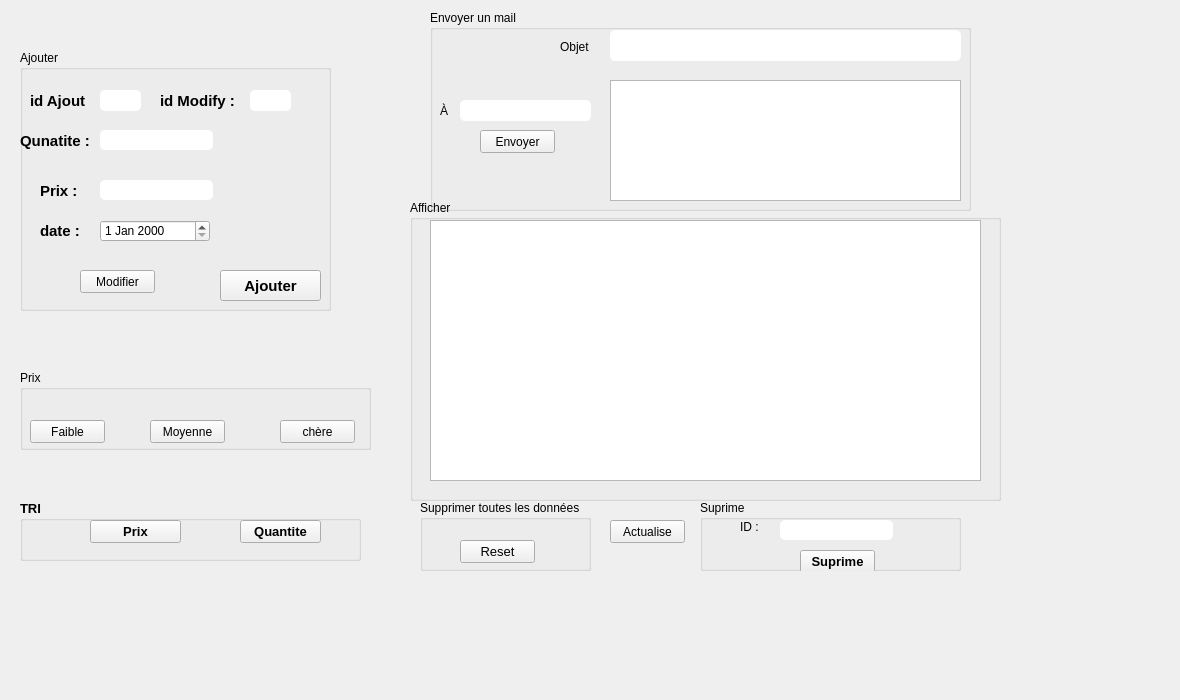
   <widget class="QWidget" name="tab">
    <attribute name="title">
     <string>Medicament</string>
    </attribute>
    <widget class="QGroupBox" name="groupBox_3">
     <property name="geometry">
      <rect>
       <x>20</x>
       <y>50</y>
       <width>311</width>
       <height>261</height>
      </rect>
     </property>
     <property name="title">
      <string>Ajouter</string>
     </property>
     <widget class="QLabel" name="label_9">
      <property name="geometry">
       <rect>
        <x>20</x>
        <y>130</y>
        <width>61</width>
        <height>21</height>
       </rect>
      </property>
      <property name="font">
       <font>
        <pointsize>11</pointsize>
        <weight>75</weight>
        <bold>true</bold>
       </font>
      </property>
      <property name="text">
       <string>Prix :</string>
      </property>
     </widget>
     <widget class="QLabel" name="label_10">
      <property name="geometry">
       <rect>
        <x>0</x>
        <y>80</y>
        <width>81</width>
        <height>21</height>
       </rect>
      </property>
      <property name="font">
       <font>
        <pointsize>11</pointsize>
        <weight>75</weight>
        <bold>true</bold>
       </font>
      </property>
      <property name="text">
       <string>Qunatite :</string>
      </property>
     </widget>
     <widget class="QLineEdit" name="_id_m">
      <property name="geometry">
       <rect>
        <x>80</x>
        <y>40</y>
        <width>41</width>
        <height>21</height>
       </rect>
      </property>
      <property name="styleSheet">
       <string notr="true">QLineEdit{
    background-color: white;
    box-shadow: 2px 0.5px 5px 1px inset black;
    border-radius: 5px;
    width: 70%;
    padding-right: 10px;
    padding-left: 10px;
    text-align: left;
    color: #000;
    font-size:inherit;
    font-family: Arial, Helvetica, sans-serif;  
    font-weight:normal;
    font-variant:normal;
}
QLineEdit::hover{  color: black ;
background-color:orange;}
QLineEdit::focus{  color: black ;
background-color:white;}</string>
      </property>
     </widget>
     <widget class="QLineEdit" name="Prix">
      <property name="geometry">
       <rect>
        <x>80</x>
        <y>80</y>
        <width>113</width>
        <height>20</height>
       </rect>
      </property>
      <property name="styleSheet">
       <string notr="true">QLineEdit{
    background-color: white;
    box-shadow: 2px 0.5px 5px 1px inset black;
    border-radius: 5px;
    width: 70%;
    padding-right: 10px;
    padding-left: 10px;
    text-align: left;
    color: #000;
    font-size:inherit;
    font-family: Arial, Helvetica, sans-serif;  
    font-weight:normal;
    font-variant:normal;
}
QLineEdit::hover{  color: black ;
background-color:orange;}
QLineEdit::focus{  color: black ;
background-color:white;}</string>
      </property>
     </widget>
     <widget class="QLineEdit" name="_Quantite">
      <property name="geometry">
       <rect>
        <x>80</x>
        <y>130</y>
        <width>113</width>
        <height>20</height>
       </rect>
      </property>
      <property name="styleSheet">
       <string notr="true">QLineEdit{
    background-color: white;
    box-shadow: 2px 0.5px 5px 1px inset black;
    border-radius: 5px;
    width: 70%;
    padding-right: 10px;
    padding-left: 10px;
    text-align: left;
    color: #000;
    font-size:inherit;
    font-family: Arial, Helvetica, sans-serif;  
    font-weight:normal;
    font-variant:normal;
}
QLineEdit::hover{  color: black ;
background-color:orange;}
QLineEdit::focus{  color: black ;
background-color:white;}</string>
      </property>
     </widget>
     <widget class="QLabel" name="label_11">
      <property name="geometry">
       <rect>
        <x>20</x>
        <y>170</y>
        <width>47</width>
        <height>21</height>
       </rect>
      </property>
      <property name="font">
       <font>
        <pointsize>11</pointsize>
        <weight>75</weight>
        <bold>true</bold>
       </font>
      </property>
      <property name="text">
       <string>date :</string>
      </property>
     </widget>
     <widget class="QPushButton" name="pushButton_ajout_m">
      <property name="geometry">
       <rect>
        <x>200</x>
        <y>220</y>
        <width>101</width>
        <height>31</height>
       </rect>
      </property>
      <property name="font">
       <font>
        <pointsize>11</pointsize>
        <weight>75</weight>
        <italic>false</italic>
        <bold>true</bold>
       </font>
      </property>
      <property name="styleSheet">
       <string notr="true">QPushButton::hover
{
	background-color: qlineargradient(spread:pad, x1:0, y1:0.511, x2:1, y2:0.511, stop:0 rgba(0, 207, 179, 255),stop:1 rgb(108, 135, 255));

}</string>
      </property>
      <property name="text">
       <string>Ajouter</string>
      </property>
     </widget>
     <widget class="QPushButton" name="pushm">
      <property name="geometry">
       <rect>
        <x>60</x>
        <y>220</y>
        <width>75</width>
        <height>23</height>
       </rect>
      </property>
      <property name="styleSheet">
       <string notr="true">QPushButton::hover
{
	background-color: qlineargradient(spread:pad, x1:0, y1:0.511, x2:1, y2:0.511, stop:0 rgba(0, 207, 179, 255),stop:1 rgb(108, 135, 255));

}</string>
      </property>
      <property name="text">
       <string>Modifier</string>
      </property>
     </widget>
     <widget class="QDateEdit" name="_date_m">
      <property name="geometry">
       <rect>
        <x>80</x>
        <y>170</y>
        <width>110</width>
        <height>22</height>
       </rect>
      </property>
     </widget>
     <widget class="QLineEdit" name="_id_m_2">
      <property name="geometry">
       <rect>
        <x>230</x>
        <y>40</y>
        <width>41</width>
        <height>21</height>
       </rect>
      </property>
      <property name="styleSheet">
       <string notr="true">QLineEdit{
    background-color: white;
    box-shadow: 2px 0.5px 5px 1px inset black;
    border-radius: 5px;
    width: 70%;
    padding-right: 10px;
    padding-left: 10px;
    text-align: left;
    color: #000;
    font-size:inherit;
    font-family: Arial, Helvetica, sans-serif;  
    font-weight:normal;
    font-variant:normal;
}
QLineEdit::hover{  color: black ;
background-color:orange;}
QLineEdit::focus{  color: black ;
background-color:white;}</string>
      </property>
     </widget>
     <widget class="QLabel" name="label_8">
      <property name="geometry">
       <rect>
        <x>10</x>
        <y>40</y>
        <width>71</width>
        <height>21</height>
       </rect>
      </property>
      <property name="font">
       <font>
        <pointsize>11</pointsize>
        <weight>75</weight>
        <bold>true</bold>
       </font>
      </property>
      <property name="text">
       <string>id Ajout</string>
      </property>
     </widget>
     <widget class="QLabel" name="label_14">
      <property name="geometry">
       <rect>
        <x>140</x>
        <y>40</y>
        <width>91</width>
        <height>21</height>
       </rect>
      </property>
      <property name="font">
       <font>
        <pointsize>11</pointsize>
        <weight>75</weight>
        <bold>true</bold>
       </font>
      </property>
      <property name="text">
       <string>id Modify :</string>
      </property>
     </widget>
    </widget>
    <widget class="QGroupBox" name="groupBox_6">
     <property name="geometry">
      <rect>
       <x>410</x>
       <y>200</y>
       <width>591</width>
       <height>301</height>
      </rect>
     </property>
     <property name="title">
      <string>Afficher</string>
     </property>
     <widget class="QTableView" name="tableView_aff_m">
      <property name="geometry">
       <rect>
        <x>20</x>
        <y>20</y>
        <width>551</width>
        <height>261</height>
       </rect>
      </property>
     </widget>
    </widget>
    <widget class="QGroupBox" name="groupBox_4">
     <property name="geometry">
      <rect>
       <x>700</x>
       <y>500</y>
       <width>261</width>
       <height>71</height>
      </rect>
     </property>
     <property name="title">
      <string>Suprime</string>
     </property>
     <widget class="QLabel" name="label_13">
      <property name="geometry">
       <rect>
        <x>40</x>
        <y>20</y>
        <width>47</width>
        <height>14</height>
       </rect>
      </property>
      <property name="text">
       <string>ID :</string>
      </property>
     </widget>
     <widget class="QLineEdit" name="lineEdit_idS_m">
      <property name="geometry">
       <rect>
        <x>80</x>
        <y>20</y>
        <width>113</width>
        <height>20</height>
       </rect>
      </property>
      <property name="styleSheet">
       <string notr="true">QLineEdit{
    background-color: white;
    box-shadow: 2px 0.5px 5px 1px inset black;
    border-radius: 5px;
    width: 70%;
    padding-right: 10px;
    padding-left: 10px;
    text-align: left;
    color: #000;
    font-size:inherit;
    font-family: Arial, Helvetica, sans-serif;  
    font-weight:normal;
    font-variant:normal;
}
QLineEdit::hover{  color: black ;
background-color:orange;}
QLineEdit::focus{  color: black ;
background-color:white;}</string>
      </property>
     </widget>
     <widget class="QPushButton" name="pushButton_Sui_m">
      <property name="geometry">
       <rect>
        <x>100</x>
        <y>50</y>
        <width>75</width>
        <height>23</height>
       </rect>
      </property>
      <property name="font">
       <font>
        <pointsize>10</pointsize>
        <weight>75</weight>
        <italic>false</italic>
        <bold>true</bold>
       </font>
      </property>
      <property name="styleSheet">
       <string notr="true">QPushButton::hover
{
	background-color: qlineargradient(spread:pad, x1:0, y1:0.511, x2:1, y2:0.511, stop:0 rgba(0, 207, 179, 255),stop:1 rgb(108, 135, 255));

}</string>
      </property>
      <property name="text">
       <string>Suprime</string>
      </property>
     </widget>
    </widget>
    <widget class="QLabel" name="label_ph_2">
     <property name="geometry">
      <rect>
       <x>-30</x>
       <y>-60</y>
       <width>1171</width>
       <height>691</height>
      </rect>
     </property>
     <property name="text">
      <string/>
     </property>
    </widget>
    <widget class="QGroupBox" name="groupBox_9">
     <property name="geometry">
      <rect>
       <x>420</x>
       <y>500</y>
       <width>171</width>
       <height>71</height>
      </rect>
     </property>
     <property name="title">
      <string>Supprimer toutes les données</string>
     </property>
     <widget class="QPushButton" name="pushB_2">
      <property name="geometry">
       <rect>
        <x>40</x>
        <y>40</y>
        <width>75</width>
        <height>23</height>
       </rect>
      </property>
      <property name="font">
       <font>
        <pointsize>10</pointsize>
        <weight>50</weight>
        <bold>false</bold>
       </font>
      </property>
      <property name="autoFillBackground">
       <bool>false</bool>
      </property>
      <property name="styleSheet">
       <string notr="true">QPushButton::hover
{
	background-color: qlineargradient(spread:pad, x1:0, y1:0.511, x2:1, y2:0.511, stop:0 rgba(0, 207, 179, 255),stop:1 rgb(108, 135, 255));

}</string>
      </property>
      <property name="text">
       <string>Reset</string>
      </property>
     </widget>
    </widget>
    <widget class="QGroupBox" name="groupBox_16">
     <property name="geometry">
      <rect>
       <x>20</x>
       <y>500</y>
       <width>341</width>
       <height>61</height>
      </rect>
     </property>
     <property name="font">
      <font>
       <pointsize>10</pointsize>
       <weight>75</weight>
       <bold>true</bold>
      </font>
     </property>
     <property name="styleSheet">
      <string notr="true"/>
     </property>
     <property name="title">
      <string>TRI</string>
     </property>
     <widget class="QPushButton" name="Tri_IdE_2">
      <property name="geometry">
       <rect>
        <x>70</x>
        <y>20</y>
        <width>91</width>
        <height>23</height>
       </rect>
      </property>
      <property name="styleSheet">
       <string notr="true">QPushButton::hover
{
	background-color: qlineargradient(spread:pad, x1:0, y1:0.511, x2:1, y2:0.511, stop:0 rgba(0, 207, 179, 255),stop:1 rgb(108, 135, 255));

}</string>
      </property>
      <property name="text">
       <string>Prix</string>
      </property>
     </widget>
     <widget class="QPushButton" name="Tri_Taille_2">
      <property name="geometry">
       <rect>
        <x>220</x>
        <y>20</y>
        <width>81</width>
        <height>23</height>
       </rect>
      </property>
      <property name="autoFillBackground">
       <bool>false</bool>
      </property>
      <property name="styleSheet">
       <string notr="true">QPushButton::hover
{
	background-color: qlineargradient(spread:pad, x1:0, y1:0.511, x2:1, y2:0.511, stop:0 rgba(0, 207, 179, 255),stop:1 rgb(108, 135, 255));

}</string>
      </property>
      <property name="text">
       <string>Quantite</string>
      </property>
     </widget>
    </widget>
    <widget class="QGroupBox" name="groupBox_10">
     <property name="geometry">
      <rect>
       <x>20</x>
       <y>370</y>
       <width>351</width>
       <height>80</height>
      </rect>
     </property>
     <property name="title">
      <string>Prix</string>
     </property>
     <widget class="QPushButton" name="pushButton_3">
      <property name="geometry">
       <rect>
        <x>10</x>
        <y>50</y>
        <width>75</width>
        <height>23</height>
       </rect>
      </property>
      <property name="styleSheet">
       <string notr="true">QPushButton::hover
{
	background-color: qlineargradient(spread:pad, x1:0, y1:0.511, x2:1, y2:0.511, stop:0 rgba(0, 207, 179, 255),stop:1 rgb(108, 135, 255));

}</string>
      </property>
      <property name="text">
       <string>Faible</string>
      </property>
     </widget>
     <widget class="QPushButton" name="pushButton_Moyenne">
      <property name="geometry">
       <rect>
        <x>130</x>
        <y>50</y>
        <width>75</width>
        <height>23</height>
       </rect>
      </property>
      <property name="styleSheet">
       <string notr="true">QPushButton::hover
{
	background-color: qlineargradient(spread:pad, x1:0, y1:0.511, x2:1, y2:0.511, stop:0 rgba(0, 207, 179, 255),stop:1 rgb(108, 135, 255));

}</string>
      </property>
      <property name="text">
       <string>Moyenne</string>
      </property>
     </widget>
     <widget class="QPushButton" name="pushButton_chere">
      <property name="geometry">
       <rect>
        <x>260</x>
        <y>50</y>
        <width>75</width>
        <height>23</height>
       </rect>
      </property>
      <property name="styleSheet">
       <string notr="true">QPushButton::hover
{
	background-color: qlineargradient(spread:pad, x1:0, y1:0.511, x2:1, y2:0.511, stop:0 rgba(0, 207, 179, 255),stop:1 rgb(108, 135, 255));

}</string>
      </property>
      <property name="text">
       <string>chère</string>
      </property>
     </widget>
    </widget>
    <widget class="QPushButton" name="pushButton_Actualise_m">
     <property name="geometry">
      <rect>
       <x>610</x>
       <y>520</y>
       <width>75</width>
       <height>23</height>
      </rect>
     </property>
     <property name="styleSheet">
      <string notr="true">QPushButton::hover
{
	background-color: qlineargradient(spread:pad, x1:0, y1:0.511, x2:1, y2:0.511, stop:0 rgba(0, 207, 179, 255),stop:1 rgb(108, 135, 255));

}</string>
     </property>
     <property name="text">
      <string>Actualise</string>
     </property>
    </widget>
    <widget class="QGroupBox" name="groupBox_12">
     <property name="geometry">
      <rect>
       <x>430</x>
       <y>10</y>
       <width>541</width>
       <height>201</height>
      </rect>
     </property>
     <property name="styleSheet">
      <string notr="true"/>
     </property>
     <property name="title">
      <string>Envoyer un mail</string>
     </property>
     <widget class="QLineEdit" name="le_envoyer">
      <property name="geometry">
       <rect>
        <x>30</x>
        <y>90</y>
        <width>131</width>
        <height>21</height>
       </rect>
      </property>
      <property name="styleSheet">
       <string notr="true">QLineEdit{
    background-color: white;
    box-shadow: 2px 0.5px 5px 1px inset black;
    border-radius: 5px;
    width: 70%;
    padding-right: 10px;
    padding-left: 10px;
    text-align: left;
    color: #000;
    font-size:inherit;
    font-family: Arial, Helvetica, sans-serif;  
    font-weight:normal;
    font-variant:normal;
}
QLineEdit::hover{  color: black ;
background-color:orange;}
QLineEdit::focus{  color: black ;
background-color:white;}</string>
      </property>
     </widget>
     <widget class="QPushButton" name="envoyer">
      <property name="geometry">
       <rect>
        <x>50</x>
        <y>120</y>
        <width>75</width>
        <height>23</height>
       </rect>
      </property>
      <property name="styleSheet">
       <string notr="true">QPushButton::hover
{
	background-color: qlineargradient(spread:pad, x1:0, y1:0.511, x2:1, y2:0.511, stop:0 rgba(0, 207, 179, 255),stop:1 rgb(108, 135, 255));

}</string>
      </property>
      <property name="text">
       <string>Envoyer</string>
      </property>
     </widget>
     <widget class="QTextEdit" name="te_mail">
      <property name="geometry">
       <rect>
        <x>180</x>
        <y>70</y>
        <width>351</width>
        <height>121</height>
       </rect>
      </property>
      <property name="styleSheet">
       <string notr="true"/>
      </property>
     </widget>
     <widget class="QLineEdit" name="le_objet">
      <property name="geometry">
       <rect>
        <x>180</x>
        <y>20</y>
        <width>351</width>
        <height>31</height>
       </rect>
      </property>
      <property name="styleSheet">
       <string notr="true">QLineEdit{
    background-color: white;
    box-shadow: 2px 0.5px 5px 1px inset black;
    border-radius: 5px;
    width: 70%;
    padding-right: 10px;
    padding-left: 10px;
    text-align: left;
    color: #000;
    font-size:inherit;
    font-family: Arial, Helvetica, sans-serif;  
    font-weight:normal;
    font-variant:normal;
}
QLineEdit::hover{  color: black ;
background-color:orange;}
QLineEdit::focus{  color: black ;
background-color:white;}</string>
      </property>
     </widget>
     <widget class="QLabel" name="label_47">
      <property name="geometry">
       <rect>
        <x>130</x>
        <y>30</y>
        <width>47</width>
        <height>14</height>
       </rect>
      </property>
      <property name="text">
       <string>Objet</string>
      </property>
     </widget>
     <widget class="QLabel" name="label_48">
      <property name="geometry">
       <rect>
        <x>10</x>
        <y>80</y>
        <width>21</width>
        <height>41</height>
       </rect>
      </property>
      <property name="text">
       <string>À</string>
      </property>
     </widget>
    </widget>
    <zorder>label_ph_2</zorder>
    <zorder>groupBox_3</zorder>
    <zorder>groupBox_6</zorder>
    <zorder>groupBox_4</zorder>
    <zorder>groupBox_9</zorder>
    <zorder>groupBox_16</zorder>
    <zorder>groupBox_10</zorder>
    <zorder>pushButton_Actualise_m</zorder>
    <zorder>groupBox_12</zorder>
   </widget>
